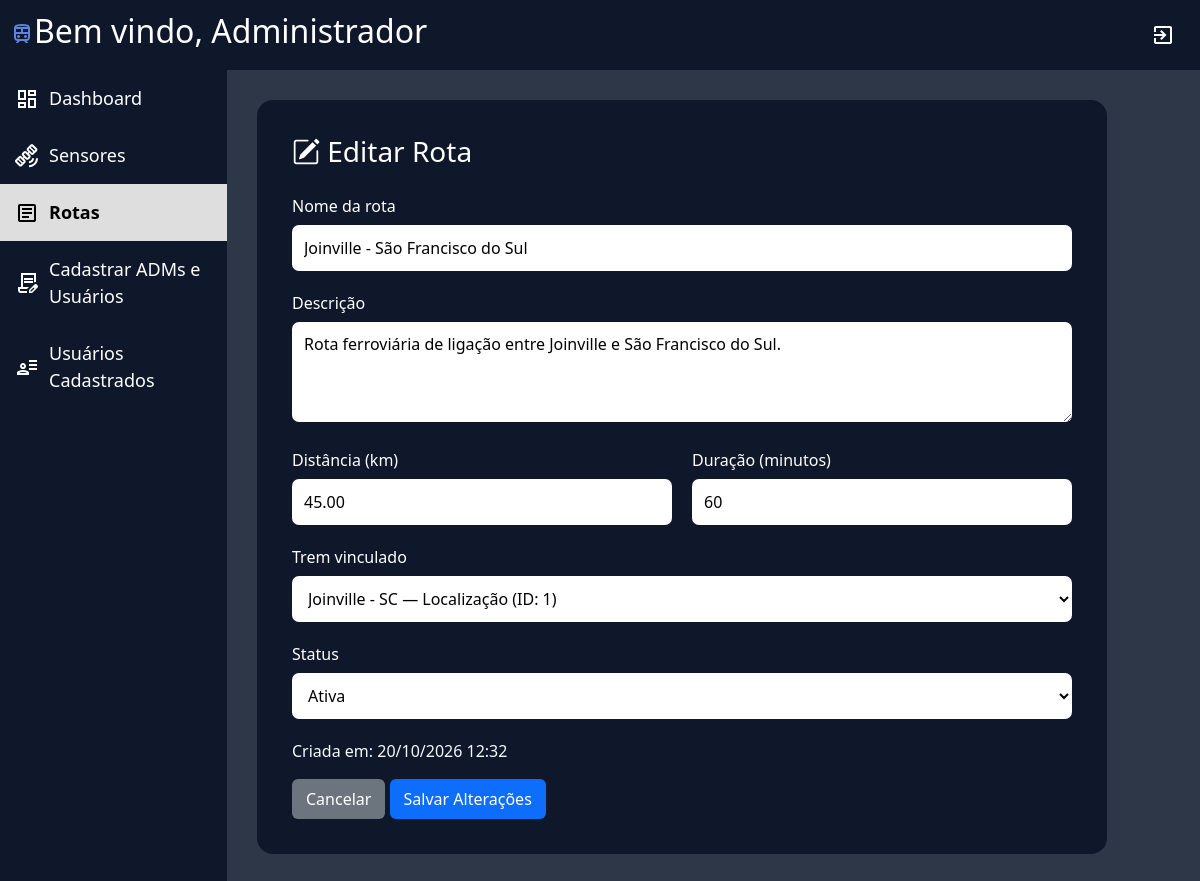
Screenshot of /public/editar_rota.php?id=1 (signed in) with the database file from the repository.
### tables this page shows
CREATE TABLE ROTAS (
    id INT AUTO_INCREMENT PRIMARY KEY,
    nome VARCHAR(200) NOT NULL,
    descricao TEXT NOT NULL,
    distancia_km DECIMAL(10,2) NOT NULL,
    trem_id INT NOT NULL,
    duracao_min INT NOT NULL,
    data_criacao DATETIME NOT NULL DEFAULT CURRENT_TIMESTAMP,
    status ENUM(
        'Ativa',
        'Inativa',
        'Manutenção'
    ) NOT NULL DEFAULT 'Ativa',

    CONSTRAINT fk_rotas_trens
        FOREIGN KEY (trem_id)
        REFERENCES TRENS(id)
        ON DELETE RESTRICT
        ON UPDATE CASCADE
);

CREATE TABLE TRENS (
    id INT AUTO_INCREMENT PRIMARY KEY,
    localizacao VARCHAR(150) NOT NULL,
    tipo_de_dado VARCHAR(50) NOT NULL,
    horario TIME NULL,
    status ENUM(
        'Ativo',
        'Inativo',
        'Manutenção',
        'Alerta'
    ) NOT NULL DEFAULT 'Ativo',
    usuario_id INT NULL,

    CONSTRAINT fk_trens_usuario
        FOREIGN KEY (usuario_id)
        REFERENCES USUARIO(id)
        ON DELETE SET NULL
        ON UPDATE CASCADE
);

### infra/seguranca.php (called while the page is built, shortened)
<?php
function e(string $valor): string
{
    return htmlspecialchars(
        $valor,
        ENT_QUOTES,
        'UTF-8'
    );
}

### public/editar_rota.php (the view, shortened to what this page needs)
<?php
require_once "../infra/seguranca.php";
require_once "../infra/conexao.php";
$id = filter_input(INPUT_GET, "id", FILTER_VALIDATE_INT);
$stmt = $conexao->prepare("SELECT id, nome, descricao, distancia_km, trem_id, duracao_min, data_criacao, status FROM ROTAS WHERE id = ?");
$stmt->bind_param("i", $id);
$stmt->execute();
$rota = $stmt->get_result()->fetch_assoc();
$trens = $conexao->query("SELECT id, localizacao, tipo_de_dado FROM TRENS ORDER BY localizacao ASC");
?>
<!DOCTYPE html>
<html lang="pt-br">
<head>
    <link rel="stylesheet" href="../assets/style/style.css">
    <link href="https://cdn.jsdelivr.net/npm/bootstrap@5.3.8/dist/css/bootstrap.min.css" rel="stylesheet">
    <link rel="stylesheet" href="https://cdn.jsdelivr.net/npm/bootstrap-icons@1.11.3/font/bootstrap-icons.min.css">
</head>
<body>
<header class="cabecalho"><h2><img src="../assets/icons/TREM_AZUL.svg" alt="">Bem vindo, Administrador</h2><a href="../logout.php"><img src="../assets/icons/exit.svg" class="item" alt="Sair"></a></header>
<div class="layout">
    <aside class="menu-lateral">
        <a href="tela_inicial.php" class="item"><img src="../assets/icons/dashboard_branco.svg" alt="">Dashboard</a>
        <a href="gerenciar_sensores.php" class="item"><img src="../assets/icons/sensor_branco.svg" alt="">Sensores</a>
        <a href="rotas.php" class="item ativo"><img src="../assets/icons/relatorio_preto.svg" alt="">Rotas</a>
        <a href="cadastro_admin.php" class="item"><img src="../assets/icons/cadastrar_branco.svg" alt="">Cadastrar ADMs e Usuários</a>
        <a href="usuarios_cadastrados.php" class="item"><img src="../assets/icons/usuarios_branco.svg" alt="">Usuários Cadastrados</a>
    </aside>
    <main class="conteudo">
        <div class="formulario-rota">
            <h3><i class="bi bi-pencil-square"></i> Editar Rota</h3>
            <form method="POST" action="atualizar_rota.php">
                <div class="grupo-input"><label for="nome">Nome da rota</label><input type="text" id="nome" name="nome" maxlength="200" value="<?= e($rota["nome"]) ?>" required></div>
                <div class="grupo-input"><label for="descricao">Descrição</label><textarea id="descricao" name="descricao" required><?= e($rota["descricao"]) ?></textarea></div>
                <div class="linha-formulario">
                    <div class="grupo-input"><label for="distancia_km">Distância (km)</label><input type="number" id="distancia_km" name="distancia_km" min="0.01" step="0.01" value="<?= e($rota["distancia_km"]) ?>" required></div>
                    <div class="grupo-input"><label for="duracao_min">Duração (minutos)</label><input type="number" id="duracao_min" name="duracao_min" min="1" step="1" value="<?= (int) $rota["duracao_min"] ?>" required></div>
                </div>
                <div class="grupo-input"><label for="trem_id">Trem vinculado</label><select id="trem_id" name="trem_id" required>
                    <?php if ($trens): while ($trem = $trens->fetch_assoc()): ?>
                        <option value="<?= (int) $trem["id"] ?>" <?= (int) $rota["trem_id"] === (int) $trem["id"] ? "selected" : "" ?>><?= e($trem["localizacao"]) ?> — <?= e($trem["tipo_de_dado"]) ?> (ID: <?= (int) $trem["id"] ?>)</option>
                    <?php endwhile; endif; ?>
                </select></div>
                <div class="grupo-input"><label for="status">Status</label><select id="status" name="status" required>
                    <option value="Ativa" <?= $rota["status"] === "Ativa" ? "selected" : "" ?>>Ativa</option>
                </select></div>
                <p class="text-light">Criada em: <?= date("d/m/Y H:i", strtotime($rota["data_criacao"])) ?></p>
                <div class="mt-3"><a href="rotas.php" class="botao_cancelar">Cancelar</a> <button type="submit" class="btn-salvar">Salvar Alterações</button></div>
            </form>
        </div>
    </main>
</div>
</body>
</html>

### assets/style/style.css (style rules this page uses)
* { box-sizing: border-box; }
body { margin: 0; background-color: #2e3747 !important; color: white; overflow-x: hidden; }
.cabecalho { display: flex; justify-content: space-between; align-items: center; background-color: #0f172a; padding: 10px; height: 70px; color: white; width: 100%; }
.layout { display: flex; width: 100%; min-height: calc(100vh - 70px); }
.menu-lateral { width: 227px; min-width: 207px; flex-shrink: 0; background-color: #0f172a; }
.item { width: 100%; padding: 15px; font-size: 18px; cursor: pointer; display: flex; align-items: center; gap: 10px; text-decoration: none; color: white; box-sizing: border-box; }
.item.ativo { background-color: #dedede; font-weight: bold; color: black; }
.conteudo { flex: 1; min-width: 0; width: calc(100% - 207px); padding: 25px; background-color: #2e3747 !important; }
.conteudo { flex: 1; min-width: 0; padding: 30px; background-color: #2e3747 !important; }
.grupo-input { width: 100%; margin-bottom: 20px; }
.grupo-input label { display: block; color: white; margin-bottom: 7px; }
.grupo-input input, .grupo-input select { width: 100%; height: 46px; border: none; border-radius: 7px; padding: 0 12px; background: white; }
.botao_cancelar { border: none; padding: 8px 14px; border-radius: 6px; background: #6c757d; color: white; text-decoration: none; }
.btn-salvar { border: none; padding: 8px 14px; border-radius: 6px; background: #0d6efd; color: white; }

### public/editar_rota.php (style rules this page uses)
.formulario-rota { width:100%;max-width:850px;background:#0f172a;padding:35px;border-radius:16px }
.formulario-rota h3 { color:white;margin-bottom:25px }
.linha-formulario { display:flex;gap:20px }
.grupo-input { width:100%;margin-bottom:20px }
.grupo-input label { display:block;color:white;margin-bottom:7px }
.grupo-input input,.grupo-input select,.grupo-input textarea { width:100%;border:none;border-radius:7px;padding:10px 12px }
.grupo-input input,.grupo-input select { height:46px }
.grupo-input textarea { min-height:100px;resize:vertical }
.botao_cancelar,.btn-salvar { border:none;padding:8px 14px;border-radius:6px;color:white;text-decoration:none;display:inline-block }
.botao_cancelar { background:#6c757d }
.btn-salvar { background:#0d6efd }

### rows the page displays
rotas: nome "Joinville - São Francisco do Sul", descricao "Rota ferroviária de ligação entre Joinville e São Francisco do Sul.", distancia_km "45.00", duracao_min "60", trem_id "Joinville - SC — Localização (ID: 1)", status "Ativa", data_criacao "20/10/2026 12:32"
